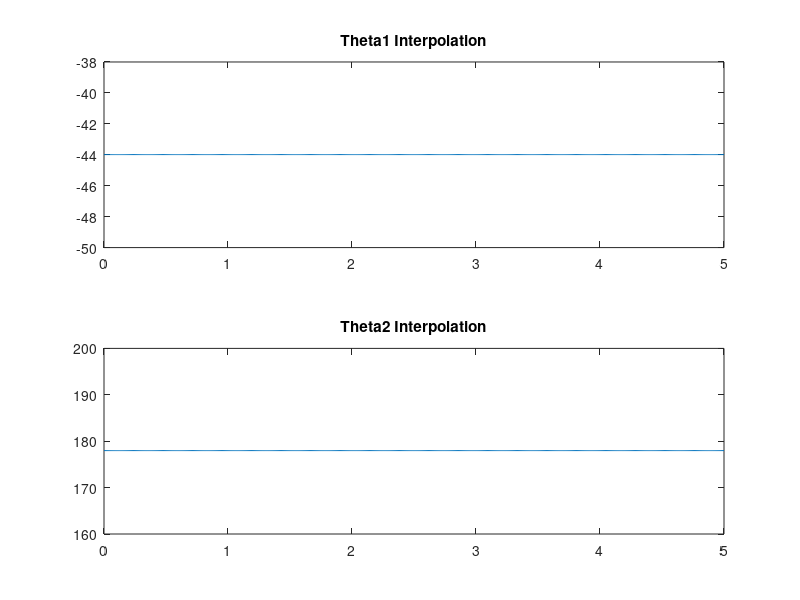

This figure's MATLAB source:
clc;
clear all;
close all;

numEndpoints = input('Enter the number of endpoints: ');

endpoints = zeros(numEndpoints, 2);

for i = 1:numEndpoints
    fprintf('Enter coordinates for endpoint %d:\n', i);
    endpoints(i, 1) = input('Enter x-coordinate: ');
    endpoints(i, 2) = input('Enter y-coordinate: ');
end

allIntermediatePointsX = [];
allIntermediatePointsY = [];

for i = 1:numEndpoints - 1
    x1 = endpoints(i, 1);
    y1 = endpoints(i, 2);
    x2 = endpoints(i + 1, 1);
    y2 = endpoints(i + 1, 2);
    
    numIntermediatePoints = 1000; 

   
    xIntermediate = linspace(x1, x2, numIntermediatePoints);

    yIntermediate = linspace(y1, y2, numIntermediatePoints);

    allIntermediatePointsX = [allIntermediatePointsX, xIntermediate];
    allIntermediatePointsY = [allIntermediatePointsY, yIntermediate];
end

l1 = 200;
l2 = 200;

pos1 = [];
pos2 = [];
theta2 = [];
theta1 = [];

tt = [];

tt = input('Enter the total time: ');
ti = [];
ct = 0;

while ct <= tt
    ti = [ti, ct];
    ct = ct + (tt / (numEndpoints+1));
end
for i = 1:length(xIntermediate)
    theta2_i = rad2deg(2 * atan2(sqrt((l1 + l2)^2 - (xIntermediate(i)^2 + yIntermediate(i)^2)), sqrt(xIntermediate(i)^2 + yIntermediate(i)^2 - (l1 - l2)^2)));
    theta1_i = rad2deg(atan2((-xIntermediate(i) .* l2 .* sin(deg2rad(theta2_i)) + yIntermediate(i) * (l1 + l2 * cos(deg2rad(theta2_i)))), (yIntermediate(i) * l2 * sin(deg2rad(theta2_i)) + xIntermediate(i) .* (l1 + l2 * cos(deg2rad(theta2_i))))));
    theta2 = [theta2, theta2_i];
    theta1 = [theta1, theta1_i];
end
for i = 1:numEndpoints+1
    to = ti(i);
    q1 = theta1(i);  
    qdoto = 0;
    tf = ti(i+1);
    q2 = theta1(i+1);  
    qdotf = 0;
    A = [1, to, to^2, to^3; ...
         0, 1, 2*to, 3*to^2; ...
         1, tf, tf^2, tf^3; ...
         0, 1, 2*tf, 3*tf^2];
    b = [q1; qdoto; q2; qdotf];
    a = A \ b;
    t = linspace(ti(i), ti(i+1), 100);
    q1_interp = a(1) + a(2)*t + a(3)*t.^2 + a(4)*t.^3;
    pos1 = [pos1, q1_interp];

    too = ti(i);
    q11 = theta2(i);
    qdoto2 = 0;
    tff = ti(i+1);
    q22 = theta2(i+1);
    qdotf2 = 0;
    A2 = [1, too, too^2, too^3; ...
          0, 1, 2*too, 3*too^2; ...
          1, tff, tff^2, tff^3; ...
          0, 1, 2*tff, 3*tff^2];
    b2 = [q11; qdoto2; q22; qdotf2];
    a2 = A2 \ b2;
    t1 = linspace(ti(i), ti(i+1), 100);
    q2_interp = a2(1) + a2(2)*t1 + a2(3)*t1.^2 + a2(4)*t1.^3;
    pos2 = [pos2, q2_interp];
end


figure(1);
subplot(2,1,1)
plot(linspace(0, tt, length(pos1)), pos1)
title('Theta1 Interpolation')

subplot(2,1,2)
plot(linspace(0, tt, length(pos2)), pos2)
title('Theta2 Interpolation')


time = linspace(0,15,length(pos1));
aa = transpose(pos1);
bb = transpose(pos2);
cc = transpose(time);
d = [cc,aa];
e = [cc,bb];
